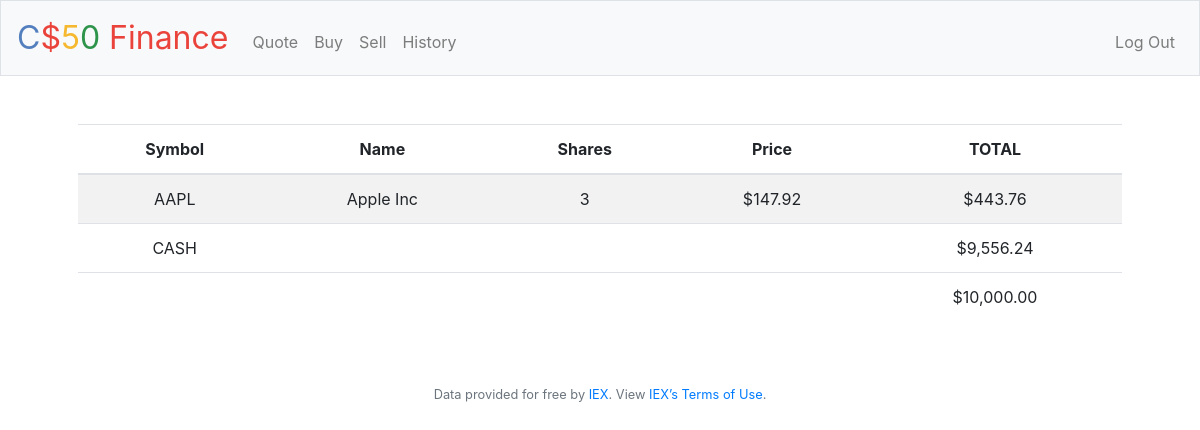
/ (signed in), run on the app's committed database.
### tables this page shows
CREATE TABLE transactions (id INTEGER PRIMARY KEY AUTOINCREMENT, 
user_id INTEGER NOT NULL,
name TEXT NOT NULL,
shares INTEGER NOT NULL,
price NUMERIC NOT NULL, 
type TEXT NOT NULL,
symbol TEXT NOT NULL,
time TIMESTAMP DEFAULT CURRENT_TIMESTAMP,
FOREIGN KEY(user_id) REFERENCES users(id));

CREATE TABLE users (id INTEGER, username TEXT NOT NULL, hash TEXT NOT NULL, cash NUMERIC NOT NULL DEFAULT 10000.00, PRIMARY KEY(id));

### application.py (the view)
@app.route("/")
@login_required
def index():
    stocks = db.execute(
        "SELECT symbol, name, price, SUM(shares) AS sum_total FROM transactions WHERE user_id = ? GROUP BY symbol", session["user_id"])
    funds = db.execute("SELECT cash FROM users WHERE id = ?", session["user_id"])[0]["cash"]
    balance = funds
    for stock in stocks:
        balance += stock["price"] * stock["sum_total"]
    return render_template("index.html", stocks=stocks, funds=funds, balance=balance, usd=usd)

### application.py (called while the page is built)
@app.after_request
def after_request(response):
    response.headers["Cache-Control"] = "no-cache, no-store, must-revalidate"
    response.headers["Expires"] = 0
    response.headers["Pragma"] = "no-cache"
    return response

### helpers.py (called while the page is built)
def login_required(f):
    @wraps(f)
    def decorated_function(*args, **kwargs):
        if session.get("user_id") is None:
            return redirect("/login")
        return f(*args, **kwargs)
    return decorated_function

def usd(value):
    return f"${value:,.2f}"

### templates/index.html (shortened to what this page needs)
{% extends "layout.html" %}
{% block main %}
    <table class="table table-striped">
        <thead>
            <tr>
                <th>Symbol</th>
                <th>Name</th>
                <th>Shares</th>
                <th>Price</th>
                <th>TOTAL</th>
            </tr>
        </thead>
        <tbody>
            {% for stock in stocks %}
            <tr>
                <td>{{ stock["symbol"] }}</td>
                <td>{{ stock["name"] }}</td>
                <td>{{ stock["sum_total"] }}</td>
                <td>{{ usd(stock["price"]) }}</td>
                <td>{{ usd(stock["sum_total"] * stock["price"]) }}</td>
            </tr>
            {% endfor %}
            <tr>
                <td>CASH</td>
                <td colspan="3"></td>
                <td>{{ usd(funds) }}</td>
            </tr>
        </tbody>
        <tfoot>
            <td colspan="4"></td>
            <td>{{ usd(balance) }}</td>
        </tfoot>
    </table>
{% endblock %}

### data on the page
transactions: symbol "AAPL", name "Apple Inc", sum_total "3", price "$147.92", sum_total "$443.76"
users: cash "$9,556.24"

### other printed values
{{ usd(balance) }} "$10,000.00"
